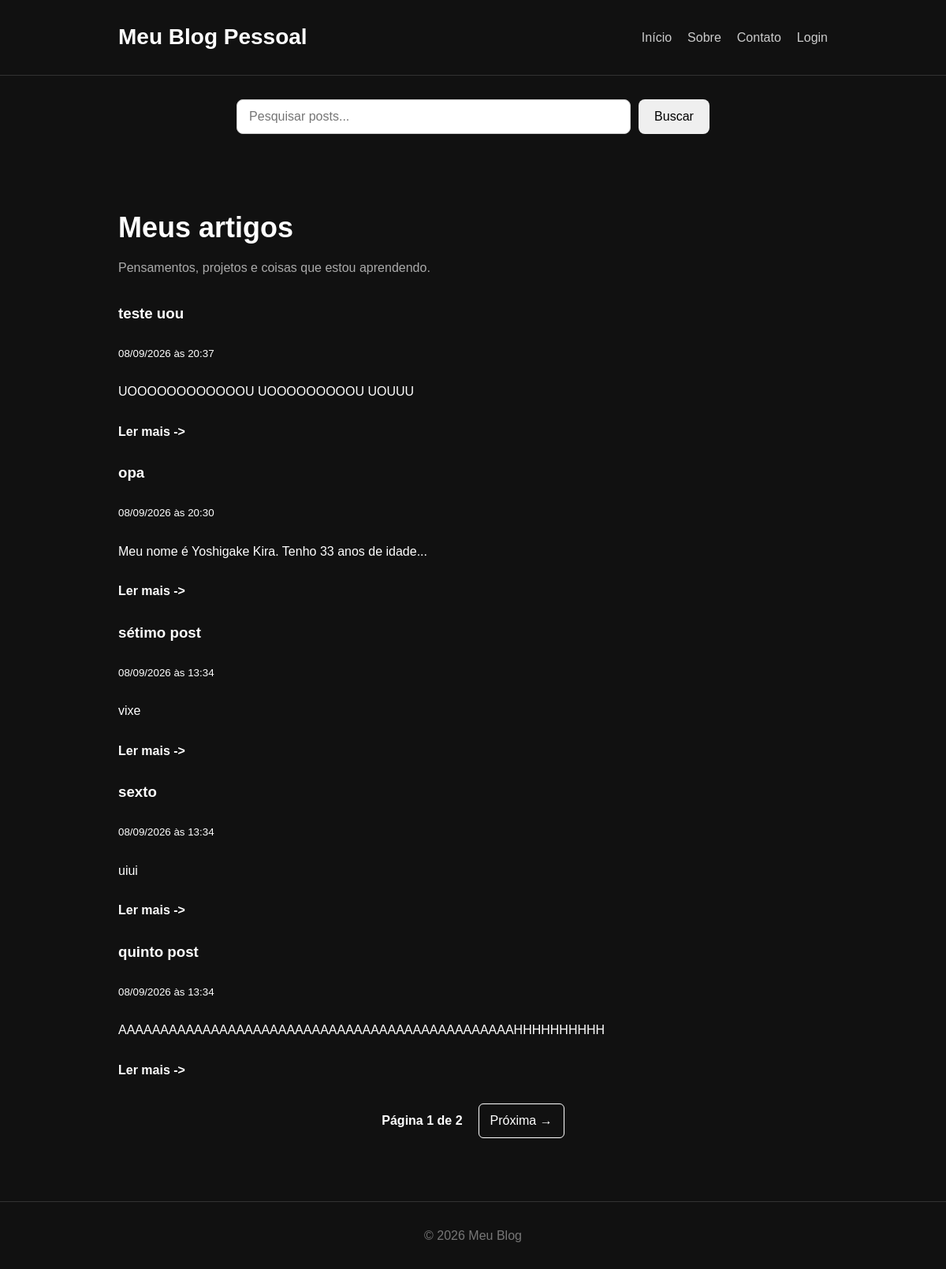
Before: / with the older database file.
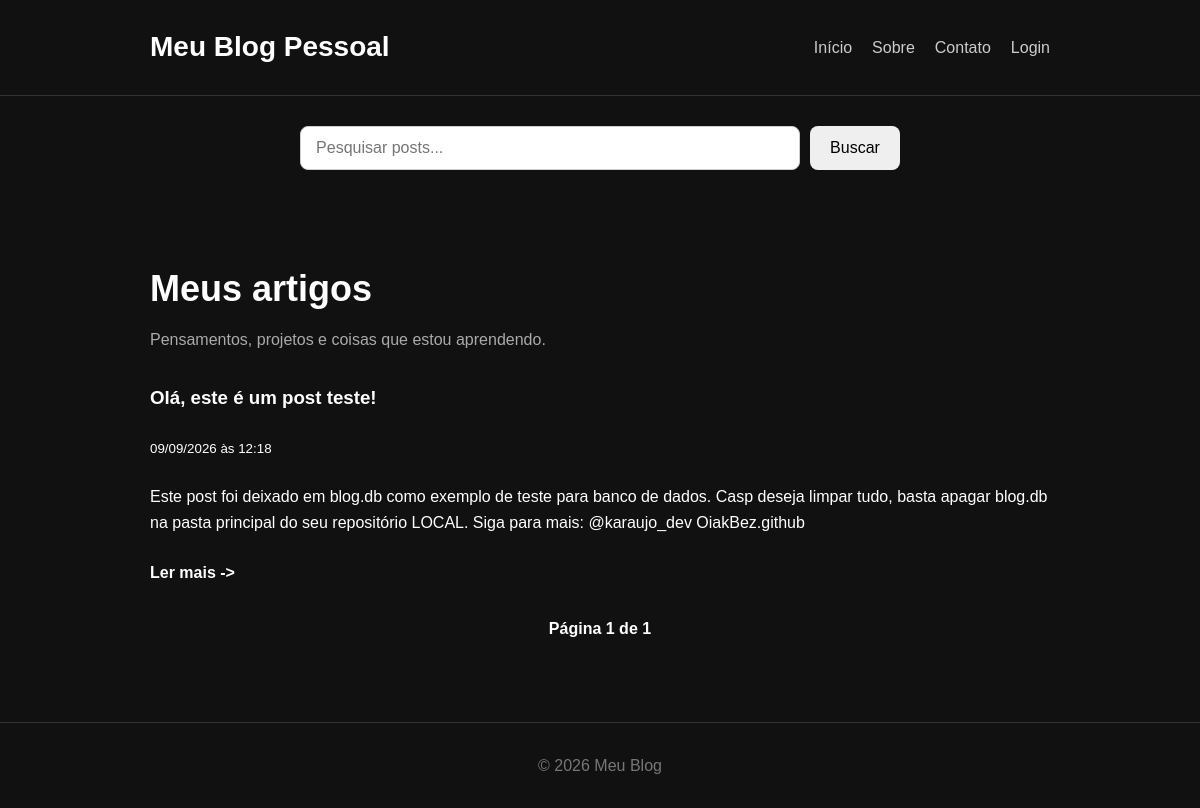
After: the same page with the newer database file.
### tables this page shows
CREATE TABLE posts (
            id INTEGER PRIMARY KEY AUTOINCREMENT,
            title TEXT NOT NULL,
            content TEXT NOT NULL,
            created_at TIMESTAMP DEFAULT CURRENT_TIMESTAMP
        );

### app.py (the view)
@app.route("/")
def home():
    page = request.args.get("page", 1, type=int)
    posts_per_page = 5
    offset = (page - 1) * posts_per_page
    posts = get_all_posts(posts_per_page, offset)
    total_posts = get_posts_count()
    total_pages = max(1, math.ceil(total_posts/posts_per_page))
    return render_template("index.html", posts=posts, page=page, total_pages=total_pages)

### app.py (called while the page is built)
def get_current_user():
    if "user_id" not in session:
        return None
    return get_user_by_id(session["user_id"])

@app.context_processor
def inject_user():
    return {
        "user": get_current_user()
    }

@app.template_filter("format_datetime")
def format_datetime(value):
    if not value:
        return ""
    dt = datetime.strptime(value, "%Y-%m-%d %H:%M:%S")
    dt = dt.replace(tzinfo=timezone.utc)
    dt = dt.astimezone(ZoneInfo("America/Recife"))
    return dt.strftime("%d/%m/%Y às %H:%M")

### database.py (called while the page is built)
def get_db_connection():
    conn = sqlite3.connect("blog.db")
    conn.row_factory = sqlite3.Row
    return conn

def get_all_posts(limit, offset):
    conn = get_db_connection()
    posts = conn.execute(
        """
        SELECT * FROM posts
        ORDER BY id DESC
        LIMIT ? OFFSET ?
        """,
        (limit, offset)
    ).fetchall()
    conn.close()
    return posts

def get_posts_count():
    conn = get_db_connection()
    count = conn.execute(
        "SELECT COUNT(*) FROM posts"
    ).fetchone()[0]
    conn.close()
    return count

### templates/index.html (shortened to what this page needs)
<!DOCTYPE html>
<html lang="pt-br">
<head>
    <link rel="stylesheet" href="{{ url_for('static', filename='css/style.css') }}">
</head>
<body>
    <header class="header">
        <div class="container">
            <h1>Meu Blog Pessoal</h1>
            <nav>
                <a href="/">Início</a>
                <a href="#">Sobre</a>
                <a href="#">Contato</a>
                {% if user %}
                    <span>Olá, {{ user["username"] }}!</span>
                    <a href="{{url_for('create_post')}}">Novo post</a>
                    <a href="{{url_for('logout')}}">Sair</a>
                {% else %}
                    <a href="{{url_for('login')}}">Login</a>
                {% endif %}
            </nav>
        </div>
    </header>
    <form action="{{ url_for('search') }}" method="GET" class="search-form">
        <input type="text" name="q" placeholder="Pesquisar posts..." value="{{ search_query or '' }}">
        <button type="submit">Buscar</button>
    </form>
    <main class="container">
        <section class="intro">
            <h2>Meus artigos</h2>
            <p>
                Pensamentos, projetos e coisas que estou aprendendo.
            </p>
        </section>
        <section class="posts">
            {% for post in posts %}
            <article class="posts">
                <h3>{{post["title"]}}</h3>
                <small>
                    {{ post["created_at"] | format_datetime }}
                </small>
                <p>
                    {{ post["content"] }}
                </p>
                <a href="{{url_for('post', id=post['id'])}}" class="read-more">
                    Ler mais ->
                </a>
            </article>
            {% endfor %}
        </section>
    </main>
    <div class="pagination">
        <span>
            Página {{page}} de {{ total_pages }}
        </span>
        {% if page < total_pages %}
            <a href="{{ url_for('home', page=page + 1) }}">
                Próxima →
            </a>
        {% endif %}
    </div>
    <footer class="footer">
        <p>
            © 2026 Meu Blog
        </p>
    </footer>
</body>
</html>

### static/css/style.css (style rules this page uses)
* { margin: 0; padding: 0; box-sizing: border-box; }
body { font-family: Arial, sans-serif; background-color: #111; color: #fff; line-height: 1.6; }
.container { width: 90%; max-width: 900px; margin: auto; }
.header { border-bottom: 1px solid #333; padding: 25px 0; }
.header .container { display: flex; justify-content: space-between; align-items: center; }
.header h1 { font-size: 28px; }
nav { display: flex; gap: 20px; }
nav a { color: #ccc; text-decoration: none; }
.intro { padding: 60px 0 30px; }
.intro h2 { font-size: 36px; margin-bottom: 10px; }
.intro p { color: #aaa; }
.posts { display: flex; flex-direction: column; gap: 25px; }
.read-more { color: #fff; text-decoration: none; font-weight: bold; }
.footer { margin-top: 80px; padding: 30px 0; text-align: center; border-top: 1px solid #333; color: #777; }
.pagination { display: flex; justify-content: center; align-items: center; gap: 20px; margin-top: 30px; }
.pagination span { font-weight: bold; }
.search-form { display: flex; justify-content: center; gap: 10px; margin: 30px 0; }
.search-form input { width: 100%; max-width: 500px; padding: 12px 15px; border: 1px solid #ccc; border-radius: 8px; font-size: 16px; outline: none; }
.search-form button { padding: 12px 20px; border: none; border-radius: 8px; cursor: pointer; font-size: 16px; transition: 0.2s; }

Changed rows visible on the page:
removed posts: title "teste uou", created_at "08/09/2026 às 20:37", content "UOOOOOOOOOOOOU UOOOOOOOOOU UOUUU"
removed posts: title "opa", created_at "08/09/2026 às 20:30", content "Meu nome é Yoshigake Kira. Tenho 33 anos de idade..."
removed posts: title "sétimo post", created_at "08/09/2026 às 13:34", content "vixe"
removed posts: title "sexto", created_at "08/09/2026 às 13:34", content "uiui"
removed posts: title "quinto post", created_at "08/09/2026 às 13:34", content "AAAAAAAAAAAAAAAAAAAAAAAAAAAAAAAAAAAAAAAAAAAAAAAHHHHHHHHHH"
now on this page (row edited): posts: title "Olá, este é um post teste!", created_at "09/09/2026 às 12:18", content "Este post foi deixado em blog.db como exemplo de teste para banco de dados. Casp deseja limpar tudo, basta apagar blog.db na pasta principal do seu repositório LOCAL. Siga para mais: @karaujo_dev OiakBez.github"
Other visible differences:
{{ total_pages }}: "2" → "1"
text no longer shown: "Próxima →"
